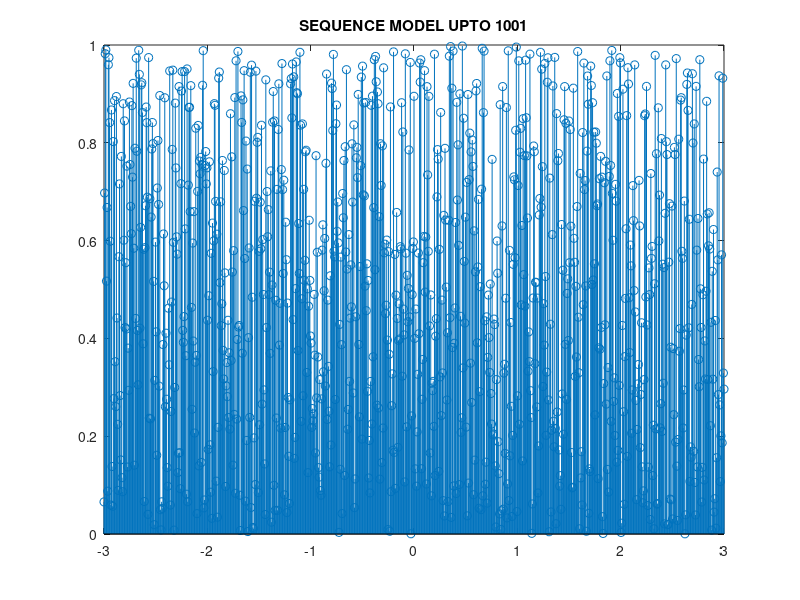

This figure's MATLAB source:
% Here we will create random signal of required finite lenght ,,here i am
% assuming the limit from -3 to 3 with 1001 sequence

x=linspace(-3,3,1001);

y= rand(1,1001);

stem(x,y);

title('SEQUENCE MODEL UPTO 1001');

